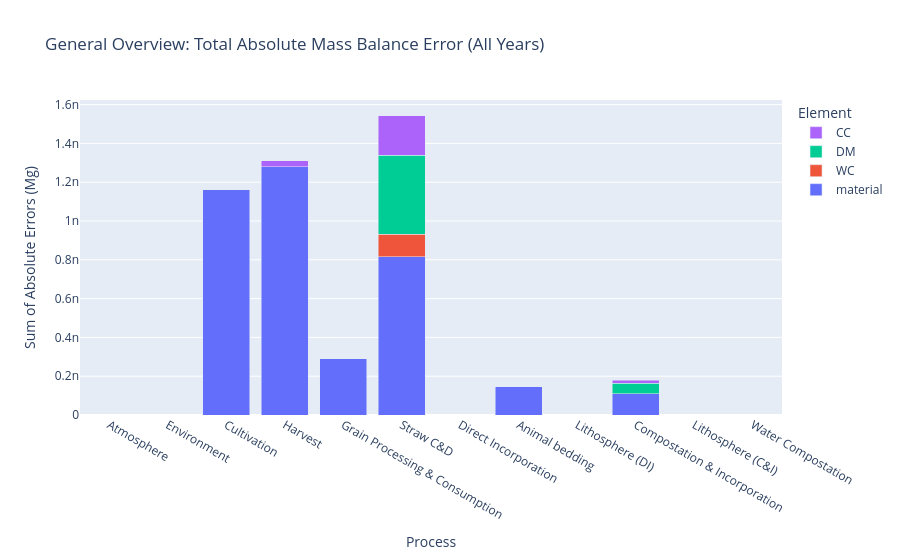

The notebook cell this image was saved under:
### Markdown cell above
## 2.2 Mass Balance Validation

### Code cell
print("\n" + "="*60)
print("⚖️ MASS BALANCE VERIFICATION (BASELINE)")
print("="*60)
plotting.plot_total_mass_balance_error(mfa_results_baseline)
plotting.plot_optimized_mass_balance_error(mfa_results_baseline)

### Figure 1 — Plotly figure (JSON) as saved in the notebook; plotly's stock layout.template omitted (floating-point values rounded to 4 significant figures)
{"data": [{"name": "material", "type": "bar", "x": ["Atmosphere", "Environment", "Cultivation", "Harvest", "Grain Processing & Consumption", "Straw C&D", "Direct Incorporation", "Animal bedding", "Lithosphere (DI)", "Compostation & Incorporation", "Lithosphere (C&I)", "Water Compostation"], "y": [0, 0, 1.164e-09, 1.281e-09, 2.91e-10, 8.149e-10, 0, 1.455e-10, 0, 1.091e-10, 0, 0]}, {"name": "WC", "type": "bar", "x": ["Atmosphere", "Environment", "Cultivation", "Harvest", "Grain Processing & Consumption", "Straw C&D", "Direct Incorporation", "Animal bedding", "Lithosphere (DI)", "Compostation & Incorporation", "Lithosphere (C&I)", "Water Compostation"], "y": [0, 0, 0, 0, 0, 1.164e-10, 0, 0, 0, 0, 0, 0]}, {"name": "DM", "type": "bar", "x": ["Atmosphere", "Environment", "Cultivation", "Harvest", "Grain Processing & Consumption", "Straw C&D", "Direct Incorporation", "Animal bedding", "Lithosphere (DI)", "Compostation & Incorporation", "Lithosphere (C&I)", "Water Compostation"], "y": [0, 0, 0, 0, 0, 4.075e-10, 0, 0, 0, 5.457e-11, 0, 0]}, {"name": "CC", "type": "bar", "x": ["Atmosphere", "Environment", "Cultivation", "Harvest", "Grain Processing & Consumption", "Straw C&D", "Direct Incorporation", "Animal bedding", "Lithosphere (DI)", "Compostation & Incorporation", "Lithosphere (C&I)", "Water Compostation"], "y": [0, 0, 0, 2.91e-11, 0, 2.037e-10, 0, 0, 0, 1.455e-11, 0, 0]}], "layout": {"barmode": "stack", "legend": {"title": {"text": "Element"}}, "title": {"text": "General Overview: Total Absolute Mass Balance Error (All Years)"}, "xaxis": {"title": {"text": "Process"}}, "yaxis": {"title": {"text": "Sum of Absolute Errors (Mg)"}}}}
